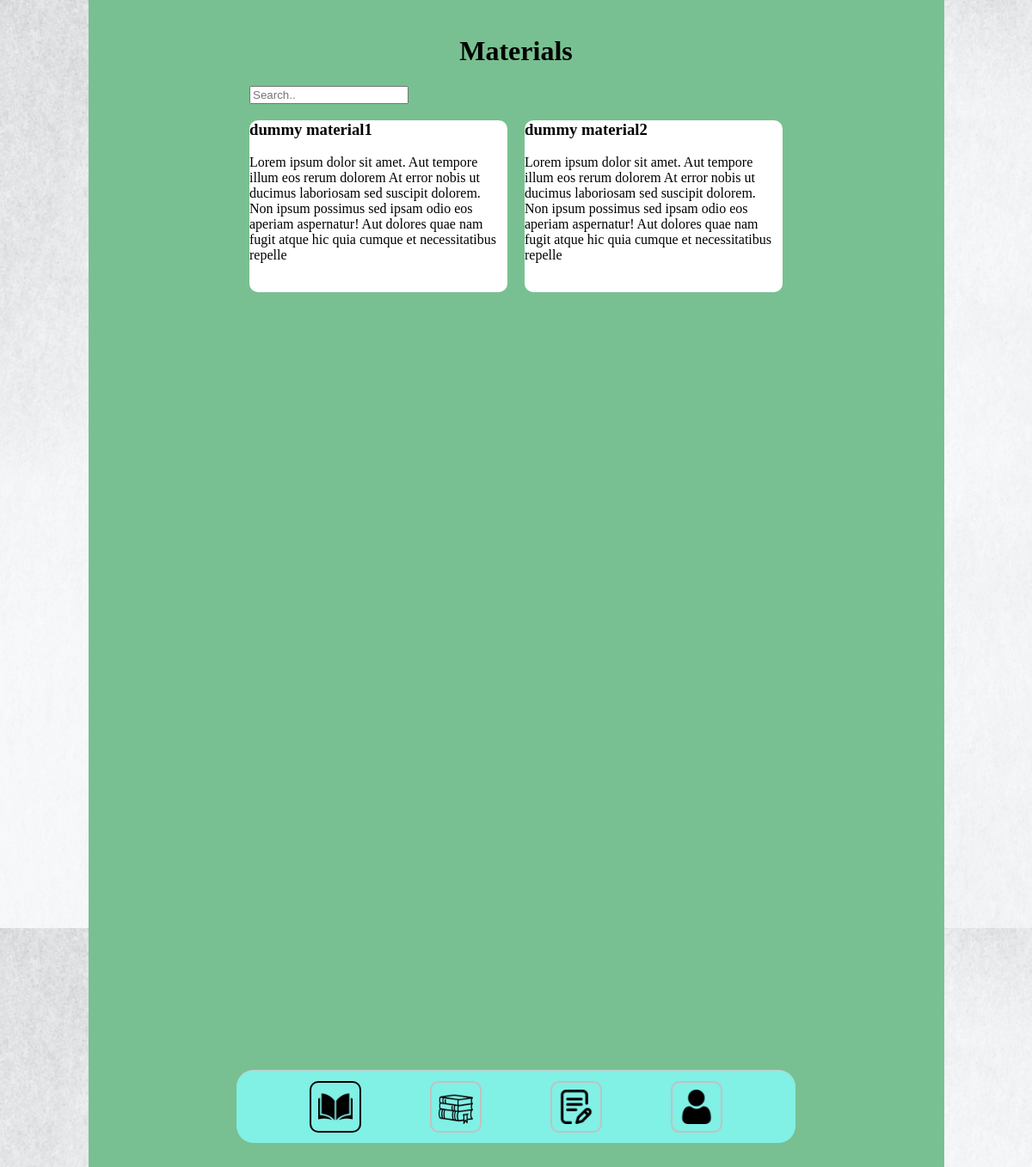
Page /material/ on the committed database.
### courses/models.py (models this page shows)
class materials(models.Model):
    material_title = models.CharField(max_length=200, null=True)
    description = models.TextField(max_length=255)

### courses/views.py (the view)
# urls.py: path('material/', views.material, name="material")
def material(request):
    collections = materials.objects.all()
    if len(collections)==0:
        redirect("mycourse")
    return render(request, "materials.html", {"collections":collections})

### templates/materials.html (shortened to what this page needs)
{% load static  %}
<!DOCTYPE html>
<html>
<head>
    <link rel="stylesheet" href="{% static '/css/Navbar.css'%}">
    <link rel="stylesheet" href="{% static '/css/collection.css'%}">
</head>
<body>
    <div class="backborder">
        <h1 class="title">Materials</h1>
        <div class="box">
            <div class="searchbar">
                <input type="text" id="sbar" class="sbar" placeholder="Search..">
            </div>
            <div class="box-container">
                {% for content in collections %}
                <a href="{% url 'note_content' content.id %}" class="no-underline">
                    <div class="write1">
                        <div class="content-text">
                            <h3>{{content.material_title}}</h3>
                            {{content.description}}
                        </div>
                    </div>
                </a>
                {% endfor %}
            </div>
        </div>
    </div>
    <div class="navbar">
        <link rel="stylesheet" type="text/css" href="{% static '/css/Navbar.css' %}">
        <a href="http://127.0.0.1:8000/mycourse/" class="nav-link active">
        <img src="{% static '/assets/My-Courses.png' %}" alt="My Course" class="nav-icon">
        </a>
        <a href="http://127.0.0.1:8000/collection/" class="nav-link">
        <img src="{% static '/assets/Collection.png' %}" alt="Collection" class="nav-icon">
        </a>
        <a href="http://127.0.0.1:8000/mynotes/" class="nav-link">
        <img src="{% static '/assets/My-Notes.png' %}" alt="My Notes" class="nav-icon">
        </a>
        <a href="http://127.0.0.1:8000/profile/" class="nav-link">
        <img src="{% static '/assets/Profile.png' %}" alt="Profile" class="nav-icon">
        </a>
    </div>
</body>
</html>

### static/css/Navbar.css (style rules this page uses)
.navbar { position: fixed; bottom: 30px; left: 50%; transform: translateX(-50%); width: 650px; height: 85px; background-color: #81F0E5; border-radius: 20px; display: flex; justify-content: space-evenly; align-items: center; padding: 10px; border-top: 1px solid #ccc; box-sizing: border-box; }
.nav-link { display: flex; flex-direction: column; justify-content: center; align-items: center; margin: 5px; }
.nav-icon { width: 40px; height: 40px; border: 2px solid #C1C1C1; padding: 8px; border-radius: 10px; }
.nav-link.active .nav-icon { border-color: rgb(0, 0, 0); }

### static/css/collection.css (style rules this page uses)
body { margin :0px; padding: 0px; background-image: url("/assets/background.png"); }
.backborder { background-color: #78C091; width: 995px; margin: 0 auto; height: 200vh; max-height: 170vh; display: flex; flex-direction: column; align-items: center; justify-content: flex-start; padding: 20px; box-sizing: border-box; }
.box-container { display: grid; grid-template-columns: repeat(2, 1fr); grid-template-rows: 1fr 1fr; grid-row-gap: 25px; grid-column-gap:20px; list-style:none; padding: 0; margin: 0; height: 200px; }
.write1 { margin-top: 10px; background-color: #fff; border-radius: 10px; width: 300px; height: 200px; }

### templates/materials.html (style rules this page uses)
a.no-underline { text-decoration: none; color: inherit; }

### rows in the picture
materials: material_title "dummy material1", description "Lorem ipsum dolor sit amet. Aut tempore illum eos rerum dolorem At error nobis ut ducimus laboriosam sed suscipit dolorem. Non ipsum possimus sed ipsam odio eos aperiam aspernatur! Aut dolores quae nam fugit atque hic quia cumque et necessitatibus repelle"
materials: material_title "dummy material2", description "Lorem ipsum dolor sit amet. Aut tempore illum eos rerum dolorem At error nobis ut ducimus laboriosam sed suscipit dolorem. Non ipsum possimus sed ipsam odio eos aperiam aspernatur! Aut dolores quae nam fugit atque hic quia cumque et necessitatibus repelle"
